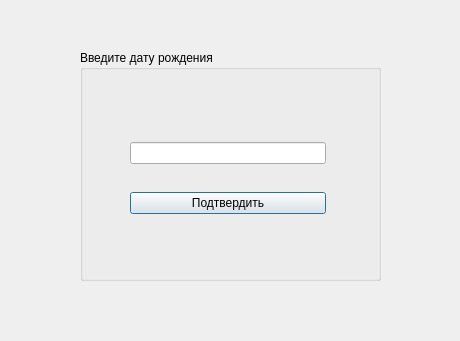
<?xml version="1.0" encoding="UTF-8"?>
<ui version="4.0">
 <class>BirthdayInput</class>
 <widget class="QDialog" name="BirthdayInput">
  <property name="geometry">
   <rect>
    <x>0</x>
    <y>0</y>
    <width>460</width>
    <height>341</height>
   </rect>
  </property>
  <property name="windowTitle">
   <string>Dialog</string>
  </property>
  <widget class="QGroupBox" name="groupBox">
   <property name="geometry">
    <rect>
     <x>80</x>
     <y>50</y>
     <width>301</width>
     <height>231</height>
    </rect>
   </property>
   <property name="title">
    <string>Введите дату рождения</string>
   </property>
  </widget>
  <widget class="QWidget" name="">
   <property name="geometry">
    <rect>
     <x>130</x>
     <y>120</y>
     <width>196</width>
     <height>116</height>
    </rect>
   </property>
   <layout class="QVBoxLayout" name="verticalLayout">
    <item>
     <widget class="QLineEdit" name="lineEdit"/>
    </item>
    <item>
     <widget class="QPushButton" name="pushButton">
      <property name="text">
       <string>Подтвердить</string>
      </property>
     </widget>
    </item>
   </layout>
  </widget>
 </widget>
 <resources/>
 <connections/>
</ui>
